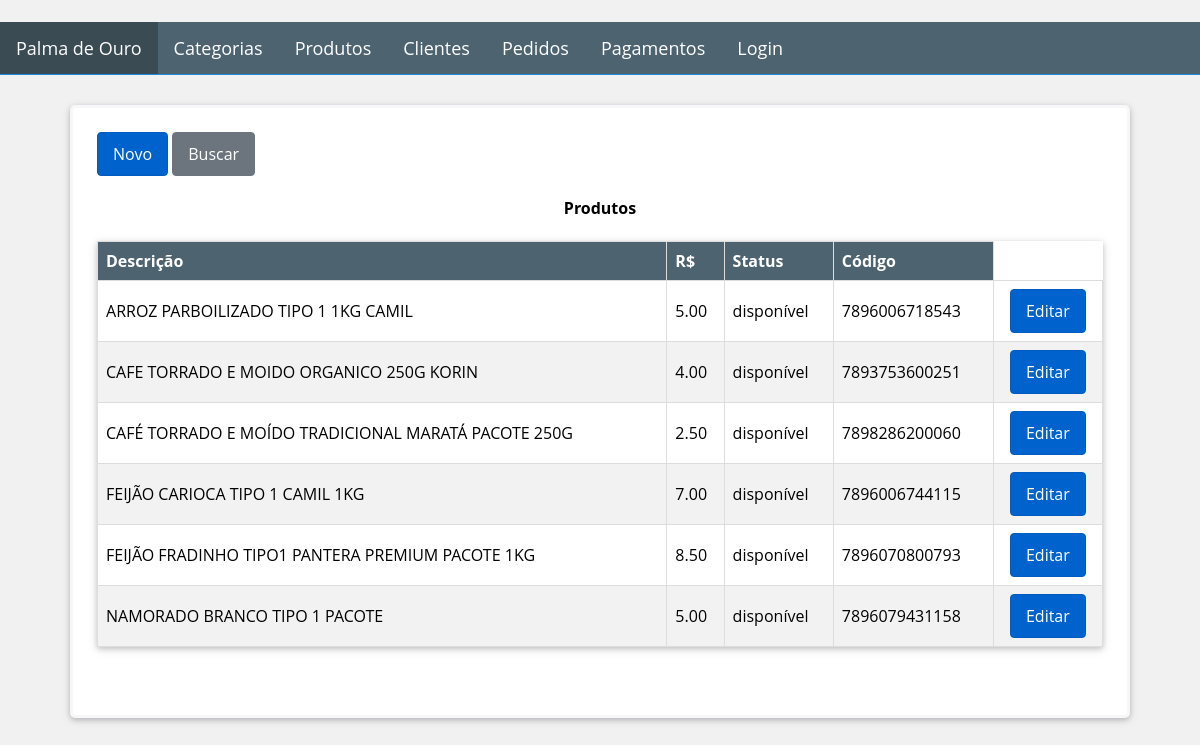
/product, run on the app's committed database.
### Golden_Leaf/models.py (models this page shows, shortened)
class Product(db.Model):
    __tablename__ = 'products'
    id = db.Column(db.Integer, primary_key=True)
    description = db.Column(db.String(64))
    image_file = db.Column(db.String(32), default='default.jpg')
    unit_cost = db.Column(db.Numeric(6, 2), nullable=False)
    is_available = db.Column(db.Boolean, nullable=False)
    code = db.Column(db.String(13), unique=True, nullable=False)
    category_id = db.Column(db.Integer, ForeignKey(
        'categories.id'), nullable=False)
    category = relationship("Category", backref=backref(
        'products', order_by=description))
    __table_args__ = (CheckConstraint(
        unit_cost >= 0.00, name='unit_cost_positive'),)

### Golden_Leaf/views/product/routes.py (the view)
@blueprint_product.route('/product', methods=['GET'])
@register_breadcrumb(blueprint_product, '.', 'Produtos')
def get_products():
    page = request.args.get('page', 1, type=int)
    products = Product.query.order_by(Product.description).paginate(page=page, per_page=10)
    return render_template('product/list.html', all_products=products)

### Golden_Leaf/templates/product/list.html
{% extends "base.html" %}
{% block page_content %}
<div class="container">
    <div>
        <a class="btn btn-primary" href="{{ url_for('blueprint_product.new_product') }}">
            Novo
        </a>
        <a class="btn btn-default" href="{{ url_for('blueprint_product.search_product') }}">
            Buscar
        </a>
    </div>
    <div class="table-responsive">
        <table>
            <caption><h4>Produtos</h4></caption>
            <thead>
                <tr>
                    <th>Descrição</th>
                    <th>R$</th>
                    <th>Status</th>
                    <th>Código</th>
                </tr>
            </thead>
            <tbody>
                {% for product in all_products.items %}
                <tr>
                    <td>{{ product.description }}</td>
                    <td>{{ product.unit_cost }}</td>
                    {% if product.is_available %}
                    <td>disponível</td>
                    {% else %}
                    <td>indisponível</td>
                    {% endif %}
                    <td>{{ product.code }}</td>
                    <td align="center">
                        <a class="btn btn-primary" href="{{ url_for('blueprint_product.update_product',id=product.id) }}">
                            Editar
                        </a>
                    </td>
                </tr>
                {% endfor %}
            </tbody>
        </table>
    </div>
    <div>
        {% for page_number in all_products.iter_pages(left_edge=1,right_edge=1,left_current=1,right_current=2) %}
        {% if page_number %}
        {% if all_products.page == page_number %}
        <a class="btn btn-info mb-4"
           href="{{ url_for('blueprint_product.get_products',page=page_number) }}">{{ page_number }}</a>
        {% else %}
        <a class="btn btn-outline-info mb-4"
           href="{{ url_for('blueprint_product.get_products',page=page_number) }}">{{ page_number }}</a>
        {% endif %}
        {% else %}
        ...
        {% endif %}
        {% endfor %}
    </div>
</div>
{% endblock %}

### Golden_Leaf/static/css/styles.css (style rules this page uses)
.container, .form-container { border-radius: 5px; color: #000; background-color: #ffffff; border: solid #f7f7f9; box-shadow: 0 2px 5px 0 rgba(0, 0, 0, 0.16), 0 2px 10px 0 rgba(0, 0, 0, 0.12); }
* { box-sizing: border-box; }
html, body, h1, h2, h3, h4, h5 { font-family: "Open Sans", sans-serif; }
body { background-color: #f1f1f1; margin: 0; }
.container { padding: 1.5rem; border-width: .2rem; }
table { background-color: #ffffff; color: #000; width: 100%; border-collapse: collapse; box-shadow: 0 2px 5px 0 rgba(0, 0, 0, 0.16), 0 2px 10px 0 rgba(0, 0, 0, 0.12); }
th { text-align: left; border: 1px solid #ddd; background-color: #4d636f; color: white; padding: 8px; }
td { border: 1px solid #ddd; padding: 8px; }
table tr:nth-child(even) { background-color: #f2f2f2; }
.btn { display: inline-block; text-decoration: none; border: 1px solid transparent; padding: 10px 15px; color: #fff; border-radius: .25rem; }
.btn-primary { background-color: #0062cc; border-color: #005cbf; }
.btn-default { background-color: #6c757d; border-color: #6c757d; }

### data on the page
Product: description "ARROZ PARBOILIZADO TIPO 1 1KG CAMIL", unit_cost "5.00", is_available "disponível", code "7896006718543"
Product: description "CAFE TORRADO E MOIDO ORGANICO 250G KORIN", unit_cost "4.00", is_available "disponível", code "7893753600251"
Product: description "CAFÉ TORRADO E MOÍDO TRADICIONAL MARATÁ PACOTE 250G", unit_cost "2.50", is_available "disponível", code "7898286200060"
Product: description "FEIJÃO CARIOCA TIPO 1 CAMIL 1KG", unit_cost "7.00", is_available "disponível", code "7896006744115"
Product: description "FEIJÃO FRADINHO TIPO1 PANTERA PREMIUM PACOTE 1KG", unit_cost "8.50", is_available "disponível", code "7896070800793"
Product: description "NAMORADO BRANCO TIPO 1 PACOTE", unit_cost "5.00", is_available "disponível", code "7896079431158"
